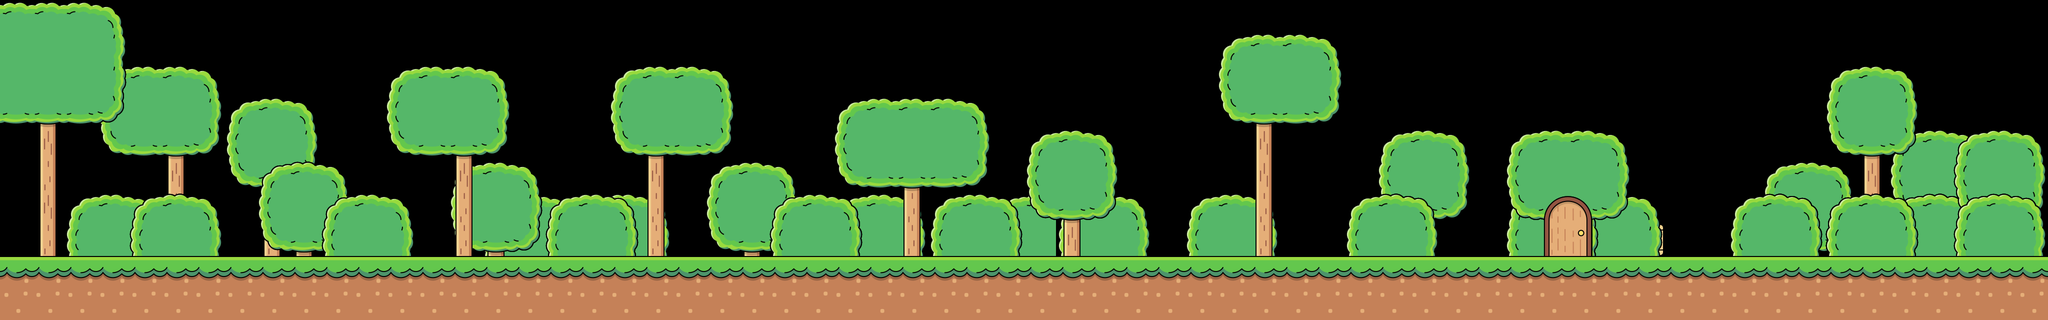

The image is a tile-based game level rendered from a .tmx file. Its description and source (layers, tilesets, objects; grid data summarised) follow:
An orthogonal 64x10 tile map with 64x64 px tiles, 10 tile layers (item, tileSetQuest, bush_3, tree_2, ...) and 19 objects (2x barrier, spawnPoint, quest1, ground, door).

<map version="1.10" tiledversion="1.10.2" orientation="orthogonal" renderorder="right-down" width="64" height="10" tilewidth="64" tileheight="64" infinite="0" nextlayerid="30" nextobjectid="31">
 <tileset firstgid="1" source="CartoonArt.tsx" />
 <objectgroup id="3" name="barrier">
  <object id="5" name="barrier" x="512" y="0" width="64" height="640" />
  <object id="7" name="barrier" x="3520" y="0" width="64" height="640" />
  <object id="18" x="2432" y="497.5" width="64.5" height="14.5" />
  <object id="19" x="2496" y="479.5" width="63.5" height="32.5" />
  <object id="20" x="2560" y="462.5" width="64.5" height="49.5" />
  <object id="21" x="2624" y="448" width="64" height="64" />
  <object id="22" x="2688" y="426.5" width="63.5" height="21.5" />
  <object id="23" x="2752" y="405" width="63.5" height="43" />
  <object id="24" x="2816" y="384" width="64" height="64" />
  <object id="25" x="2880" y="362.5" width="63" height="21.5" />
  <object id="26" x="2944" y="343" width="62.5" height="41" />
  <object id="27" x="3008" y="321.5" width="63.5" height="62.5" />
  <object id="28" x="3072" y="299" width="64" height="21" />
  <object id="29" x="3136" y="284.5" width="63" height="35.5" />
  <object id="30" x="3200" y="256" width="64" height="64" />
 </objectgroup>
 <objectgroup id="27" name="spawnPoint">
  <object id="15" name="spawnPoint" x="2112" y="384" width="64" height="64" />
 </objectgroup>
 <group id="19" name="quest">
  <layer id="20" name="item" width="64" height="10">
   <data>[640 cells, 1 non-empty, 1 distinct tile ids]</data>
  </layer>
  <layer id="21" name="tileSetQuest" width="64" height="10">
   <data>[640 cells, 1 non-empty, 1 distinct tile ids]</data>
  </layer>
  <objectgroup id="26" name="questObj">
   <object id="12" name="quest1" x="3274.67" y="458.667" width="40.3333" height="44.6667">
    <properties>
     <property name="IDQuest" value="001" />
     <property name="reward" value="001" />
    </properties>
   </object>
  </objectgroup>
 </group>
 <group id="4" name="accsessory">
  <layer id="12" name="bush_3" width="64" height="10">
   <data>[640 cells, 40 non-empty, 6 distinct tile ids]</data>
  </layer>
  <layer id="9" name="tree_2" width="64" height="10">
   <data>[640 cells, 82 non-empty, 12 distinct tile ids]</data>
  </layer>
  <layer id="11" name="bush_2" width="64" height="10">
   <data>[640 cells, 46 non-empty, 6 distinct tile ids]</data>
  </layer>
  <layer id="8" name="tree_1" width="64" height="10">
   <data>[640 cells, 127 non-empty, 12 distinct tile ids]</data>
  </layer>
  <layer id="10" name="bush_1" width="64" height="10">
   <data>[640 cells, 36 non-empty, 6 distinct tile ids]</data>
  </layer>
 </group>
 <group id="5" name="ground">
  <layer id="1" name="ground" width="64" height="10">
   <data>[640 cells, 128 non-empty, 2 distinct tile ids]</data>
  </layer>
  <objectgroup id="24" name="ground">
   <object id="10" name="ground" x="0" y="512" width="4096" height="64" />
  </objectgroup>
 </group>
 <group id="6" name="backGround" />
 <group id="14" name="physicObject">
  <layer id="16" name="doorOpen" width="64" height="10">
   <data>[640 cells, 4 non-empty, 4 distinct tile ids]</data>
  </layer>
  <layer id="15" name="doorClose" width="64" height="10">
   <data>[640 cells, 4 non-empty, 4 distinct tile ids]</data>
  </layer>
  <objectgroup id="22" name="door">
   <object id="13" name="door" x="3093.33" y="395.333" width="84.3333" height="117">
    <properties>
     <property name="status" value="1" />
    </properties>
   </object>
  </objectgroup>
 </group>
 <objectgroup id="29" name="maxCamera" />
</map>
